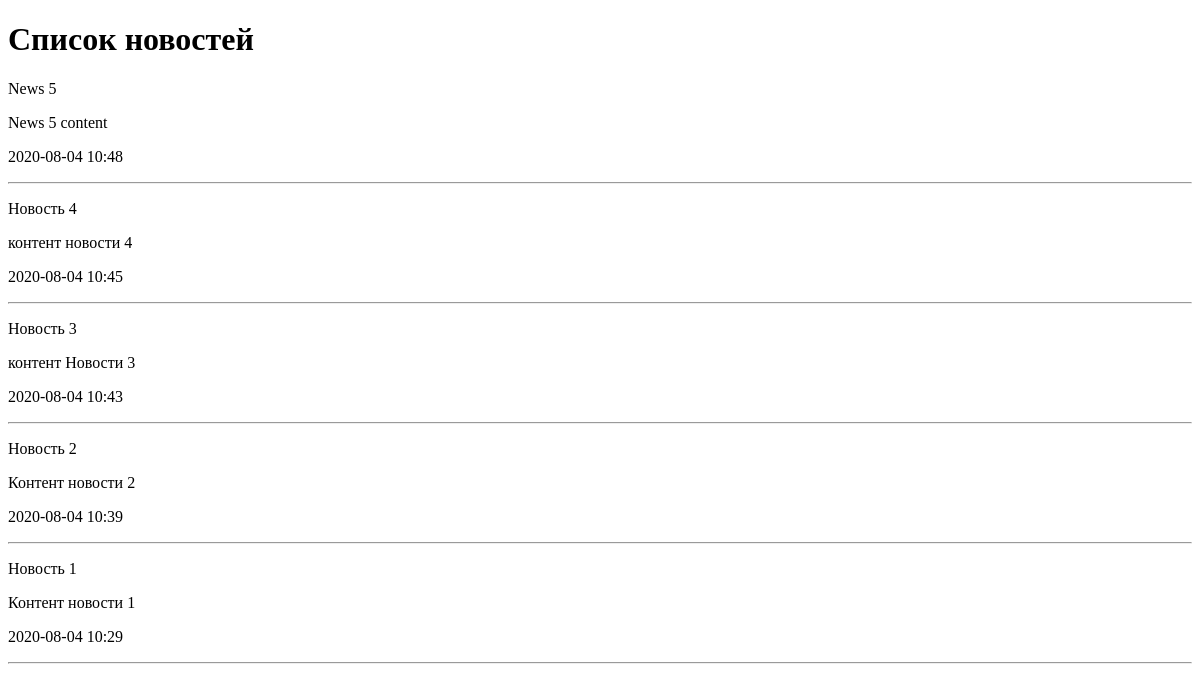
Before: / with the older database file.
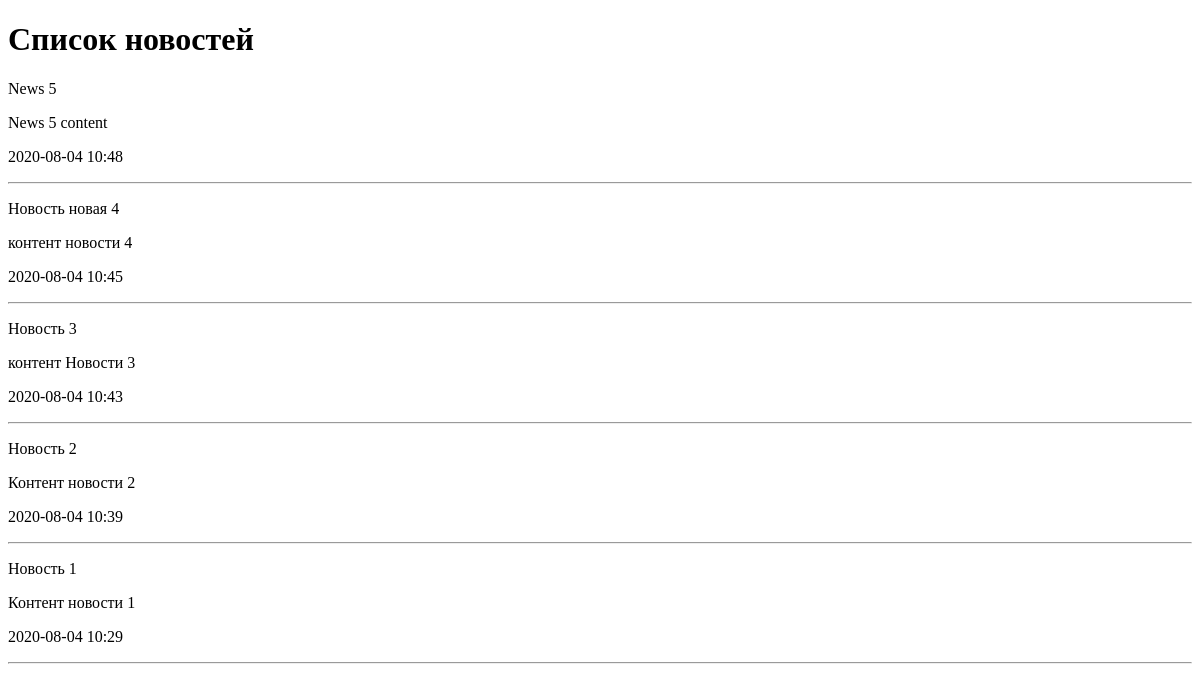
After: the same page with the newer database file.
### news/models.py (models this page shows, shortened)
class News(models.Model):
    title = models.CharField(max_length=150)
    content = models.TextField(blank=True)
    created_at = models.DateTimeField(auto_now_add=True)
    updated_at = models.DateTimeField(auto_now=True)
    photo = models.ImageField(upload_to='photos/%Y/%m/%d/')
    is_published = models.BooleanField(default=True)

### news/views.py (the view)
# urls.py: path('', index),
def index(requests):
    news = News.objects.order_by('-created_at')
    return render(requests, 'news/index.html', {'news': news, 'title': 'Список новостей'})

### news/templates/news/index.html (shortened to what this page needs)
<!DOCTYPE html>
<html lang="en">
<head>
</head>
<body>
<h1>{{title}}</h1>
{% for item in news  %}
    <div>
        <p>{{ item.title }}</p>
        <p>{{ item.content }}</p>
        <p>{{ item.created_at|date:"Y-m-d H:i" }}</p>
    </div>
    <hr>
{% endfor %}
</body>
</html>

Changed rows visible on the page:
changed News "контент новости 4": title "Новость 4" → "Новость новая 4"
